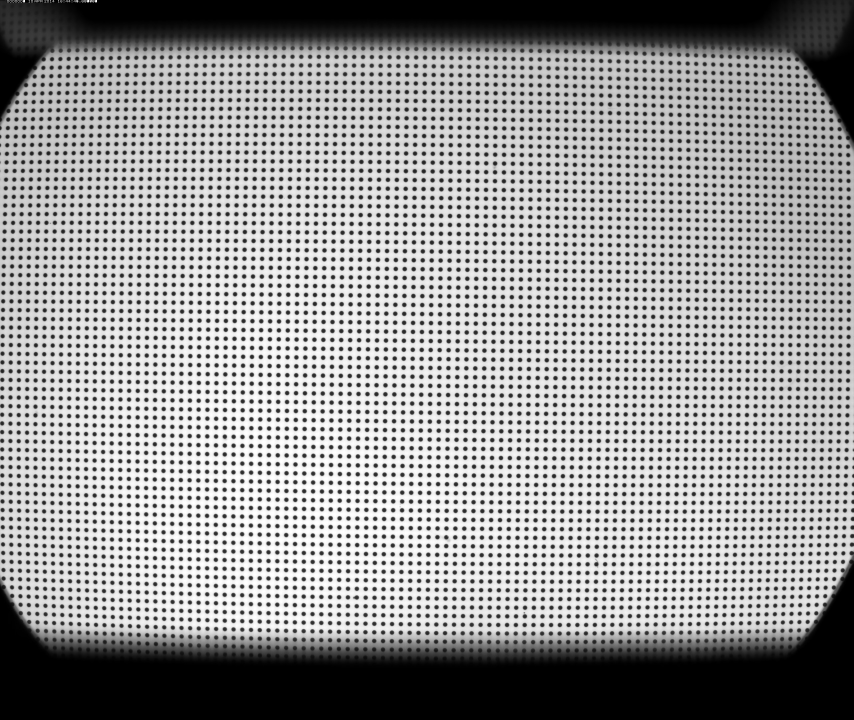
#> input picture vounwarp/data/dot_pattern_01.jpg, 2560 x 2160 px (shown at 1/3 size)
$ python -i preprocessing.py   (imports and definitions only)
#> lines starting #> are read from the running program, lines starting #| are printed output that depends on the picture; after the words box and inside, x2 and y2 are one past the last pixel; in counts of white or black regions, pixels touching at a corner belong together
# ============================================================================
# Copyright (c) 2018 Diamond Light Source Ltd. All rights reserved.
#
# Licensed under the Apache License, Version 2.0 (the "License");
# you may not use this file except in compliance with the License.
# You may obtain a copy of the License at
#
#     http://www.apache.org/licenses/LICENSE-2.0
#
# Unless required by applicable law or agreed to in writing, software
# distributed under the License is distributed on an "AS IS" BASIS,
# WITHOUT WARRANTIES OR CONDITIONS OF ANY KIND, either express or implied.
# See the License for the specific language governing permissions and
# limitations under the License.
# ============================================================================
# Author: Nghia T. Vo
# E-mail: nghia.vo@diamond.ac.uk
# Description: Python implementation of the author's methods of
# distortion correction, Nghia T. Vo et al "Radial lens distortion
# correction with sub-pixel accuracy for X-ray micro-tomography"
# Optics Express 23, 32859-32868 (2015), https://doi.org/10.1364/OE.23.032859
# Publication date: 10th July 2018
# ============================================================================

"""
Module of pre-procesing methods:
- Normalize, binarize an image.
- Determine median dot-size, median distance between two nearest dots,
 and the slopes of grid-lines of a dot-pattern image.
- Remove non-dot objects or misplaced dots.
- Group dot-centroids into horizontal lines and vertical lines.
"""

import numpy as np
from scipy import ndimage as ndi
from scipy.fftpack import fft2, ifft2
from scipy.ndimage.measurements import center_of_mass
from skimage.filters import threshold_otsu
from skimage.segmentation import clear_border
import skimage.morphology as morph
import skimage.measure as meas
from skimage.transform import radon


# [107 lines left out: functions normalization, _make_window, _apply_fft_filter, normalization_fft, not called in this run]


def _select_roi(mat, ratio):
    """
    Select ROI around the middle of an image.

    Parameters
    ----------
    mat : array_like
        2D array.
    ratio : float
        Ratio between the ROI size and the image size.

    Returns
    -------
    array_like
        2D array.
    """
    (height, width) = mat.shape
    ratio = np.clip(ratio, 0.05, 1.0)
    depad_hei = np.int16((height - ratio * height) / 2)
    depad_wid = np.int16((width - ratio * width) / 2)
    mat = mat[depad_hei:height - depad_hei, depad_wid:width - depad_wid]
    return mat


def _invert_dots_contrast(mat):
    """
    Invert the contrast of a 2D binary array to make sure that dots are white.

    Parameters
    ----------
    mat : array_like
        2D binary array.

    Returns
    -------
    array_like
        2D array.
    """
    (height, width) = mat.shape
    ratio = np.sum(mat) / (height * width)
    max_val = np.max(mat)
    if ratio > 0.5:
        mat = max_val - mat
    return mat


def binarization(mat, ratio=0.3, thres=None, denoise=True):
    """
    Apply a list of operations: binarizing an 2D array; inverting the contrast
    of dots if needs to; removing border components; cleaning salty noise;
    and filling holes.

    Parameters
    ----------
    mat : array_like
        2D array.
    ratio : float
        Used to select the ROI around the middle of the image for calculating
        threshold.
    thres : float, optional
        Threshold for binarizing. Automatically calculated if None.

    Returns
    -------
    array_like
        2D binary array.
    """
    if denoise:
        mat = ndi.median_filter(np.abs(mat), (2, 2))
    if thres is None:
        thres = threshold_otsu(_select_roi(mat, ratio), nbins=512)
    mat = np.asarray(mat > thres, dtype=np.float32)
    mat = _invert_dots_contrast(mat)
    mat = clear_border(mat)
    mat = morph.opening(mat, morph.disk(1))
    mat = np.int16(ndi.binary_fill_holes(mat))
    return mat


# [540 lines left out: functions check_num_dots, calc_size_distance, _check_dot_size, select_dots_based_size, _check_axes_ratio, select_dots_based_ratio and 8 more, not called in this run]

>>> import cv2
>>> picture = cv2.imread('../data/dot_pattern_01.jpg', cv2.IMREAD_GRAYSCALE)
#> picture is the input picture: shape (2160, 2560); min 0, max 255, mean 155.3
>>> result = binarization(picture)
#> in _select_roi, `mat = mat[depad_hei:height - depad_hei, depad_wid:width - depad_wid]`:
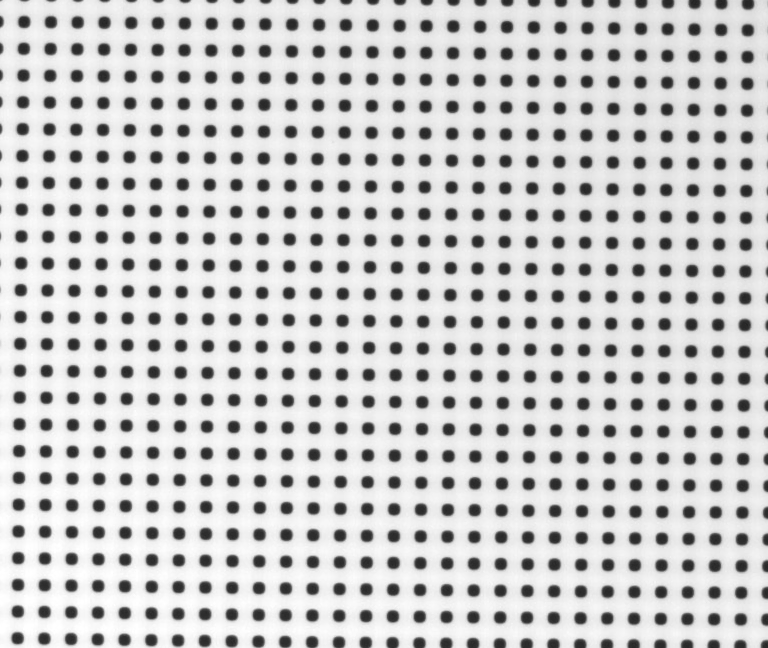
#> mat: shape (648, 768); min 34, max 255, mean 202.1
#> in binarization, `thres = threshold_otsu(_select_roi(mat, ratio), nbins=512)`: thres = 150
#> in binarization, `mat = np.asarray(mat > thres, dtype=np.float32)`:
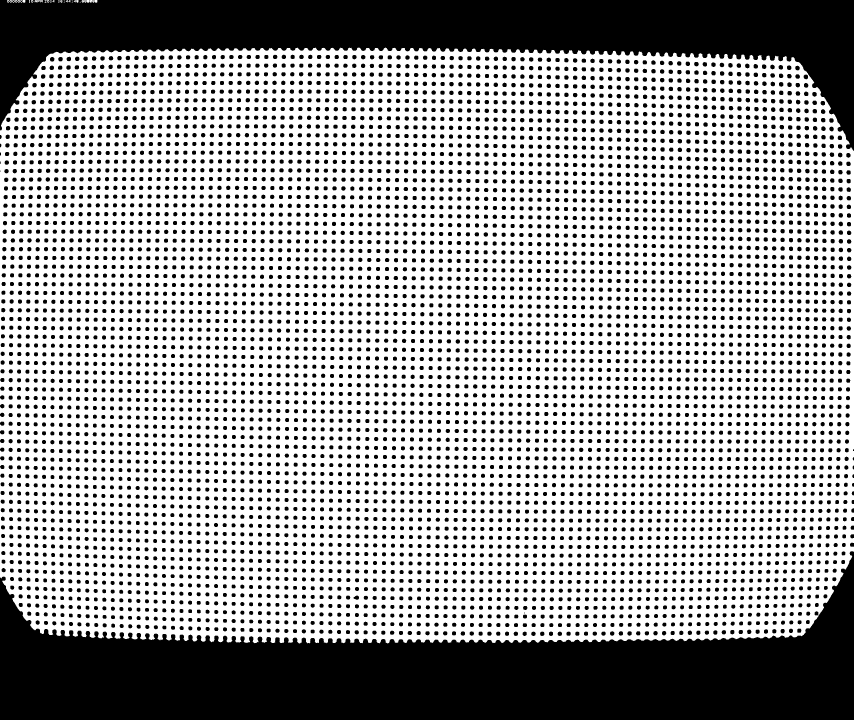
#> mat: shape (2160, 2560) float32 (shown at 1/3 size); values 0 (black) and 1 (white), 65.3% white; 6422 black regions (27 under 20 px), largest, box (x1, y1, x2, y2) and area: (0, 1654, 2560, 2160) 651147, (0, 0, 2560, 452) 440101, (2411, 224, 2424, 238) 151
#> in _invert_dots_contrast, `ratio = np.sum(mat) / (height * width)`: ratio = 0.653
#> in _invert_dots_contrast, `max_val = np.max(mat)`: max_val = 1
#> in binarization, `mat = clear_border(mat)`:
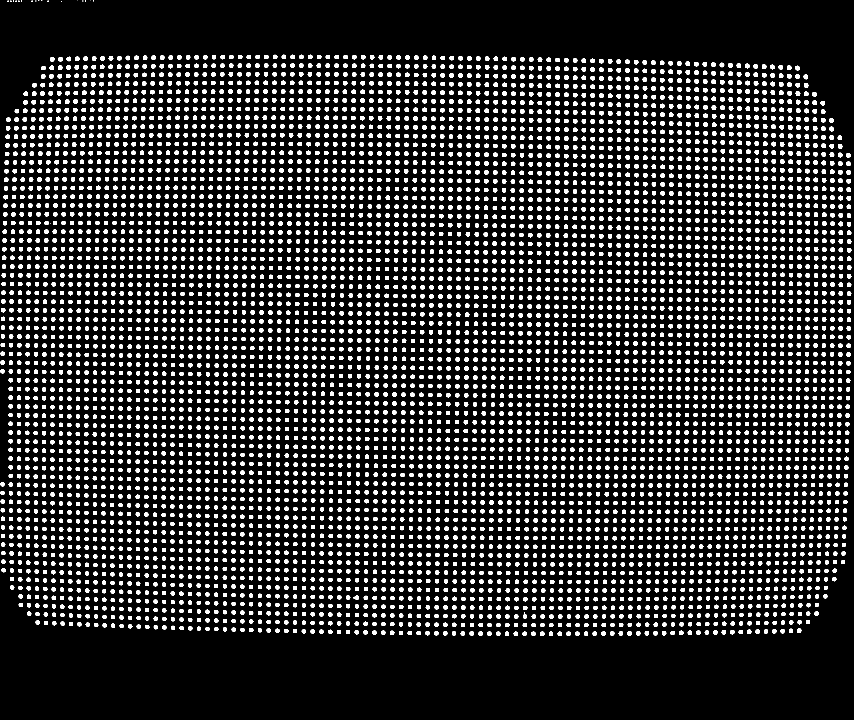
#> mat: shape (2160, 2560) float32 (shown at 1/3 size); values 0 (black) and 1 (white), 14.9% white; 6391 white regions (22 under 20 px), largest, box (x1, y1, x2, y2) and area: (2411, 224, 2424, 238) 151, (2437, 276, 2450, 290) 151, (2361, 196, 2374, 210) 150

$ run again, on vounwarp/data/dot_pattern_02.jpg
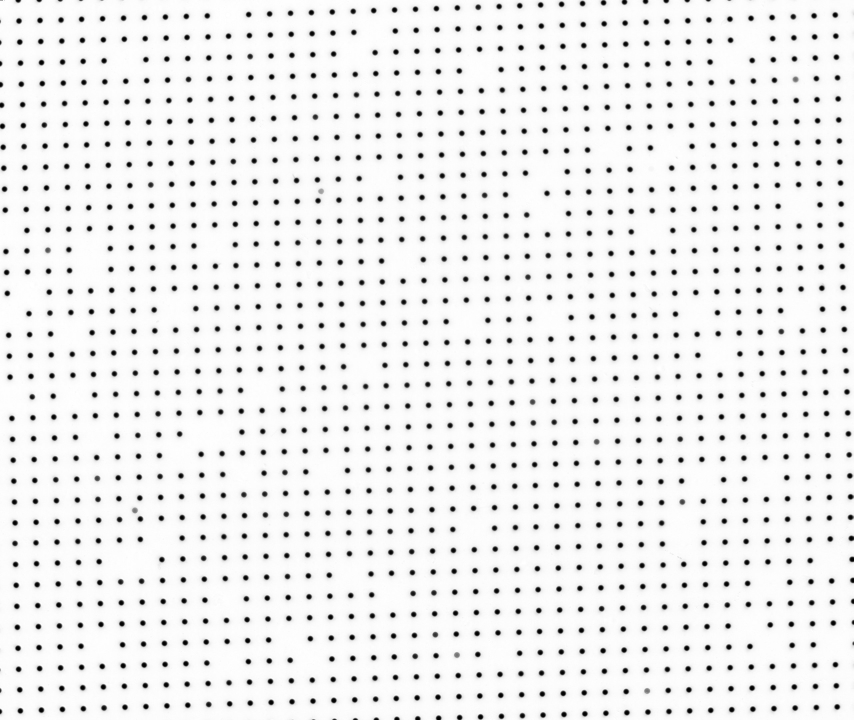
#> input picture vounwarp/data/dot_pattern_02.jpg, 2560 x 2160 px (shown at 1/3 size)
#> picture is the input picture: shape (2160, 2560); min 0, max 255, mean 238.5
#> thres = 154
#> in binarization, `mat = np.asarray(mat > thres, dtype=np.float32)`:
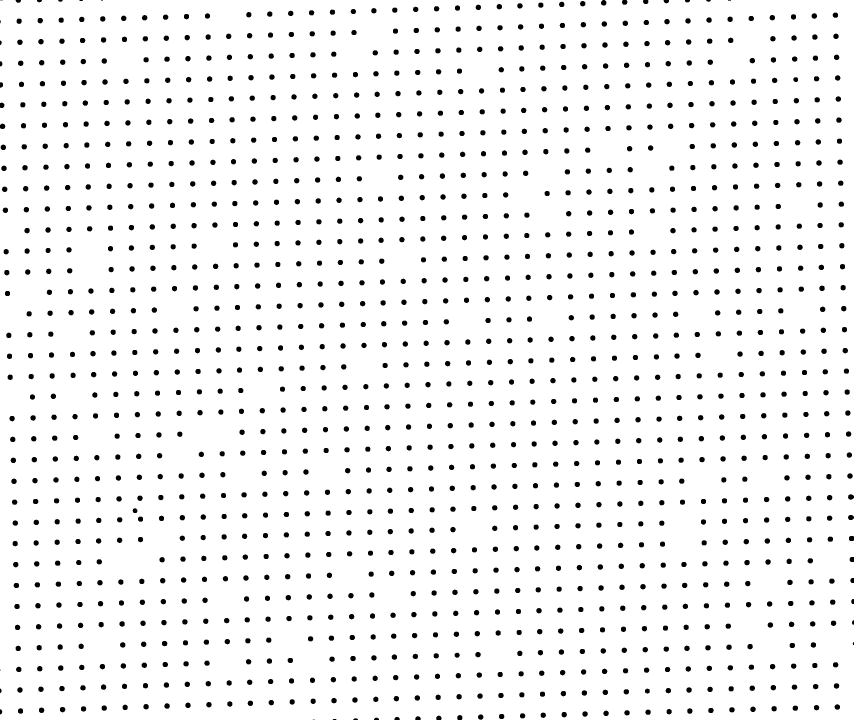
#> mat: shape (2160, 2560) float32 (shown at 1/3 size); values 0 (black) and 1 (white), 95.1% white; 1362 black regions (7 under 20 px), largest, box (x1, y1, x2, y2) and area: (1803, 0, 1819, 17) 214, (2458, 857, 2474, 873) 212, (54, 182, 70, 198) 210
#> ratio = 0.951
#> max_val = 1
#> in binarization, `mat = clear_border(mat)`:
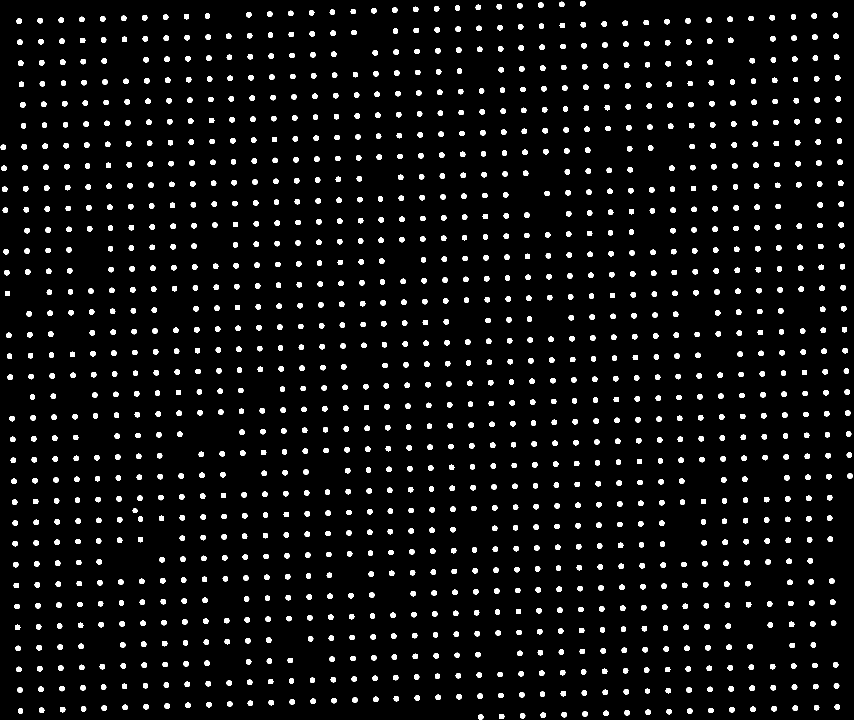
#> mat: shape (2160, 2560) float32 (shown at 1/3 size); values 0 (black) and 1 (white), 4.8% white; 1324 white regions, largest, box (x1, y1, x2, y2) and area: (2458, 857, 2474, 873) 212, (54, 182, 70, 198) 210, (2449, 481, 2465, 497) 210

$ run again, on vounwarp/data/dot_pattern_03.jpg
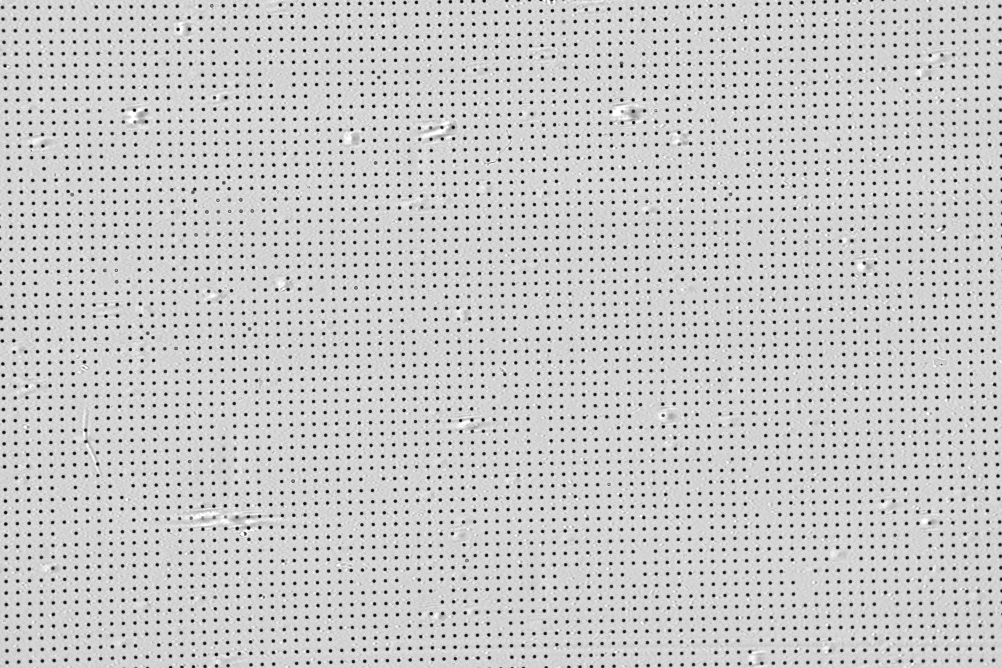
#> input picture vounwarp/data/dot_pattern_03.jpg, 4008 x 2672 px (shown at 1/4 size)
#> picture is the input picture: shape (2672, 4008); min 0, max 255, mean 200.2
#> thres = 136
#> in binarization, `mat = np.asarray(mat > thres, dtype=np.float32)`:
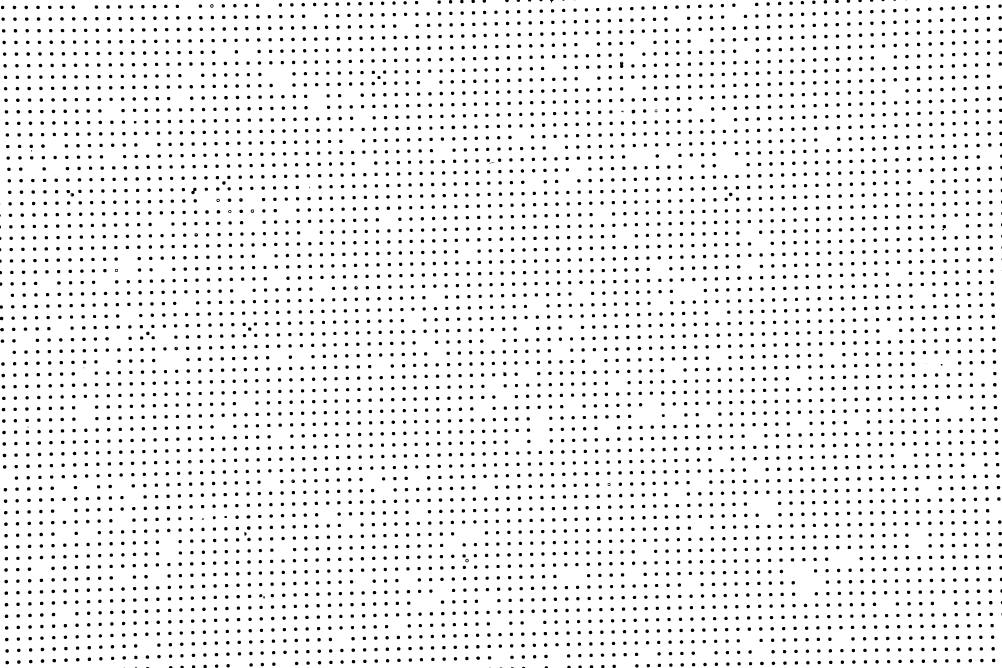
#> mat: shape (2672, 4008) float32 (shown at 1/4 size); values 0 (black) and 1 (white), 93.2% white; 4983 black regions (22 under 20 px), largest, box (x1, y1, x2, y2) and area: (765, 751, 786, 777) 299, (2480, 247, 2493, 272) 275, (751, 110, 766, 125) 183
#> ratio = 0.932
#> max_val = 1
#> in binarization, `mat = clear_border(mat)`:
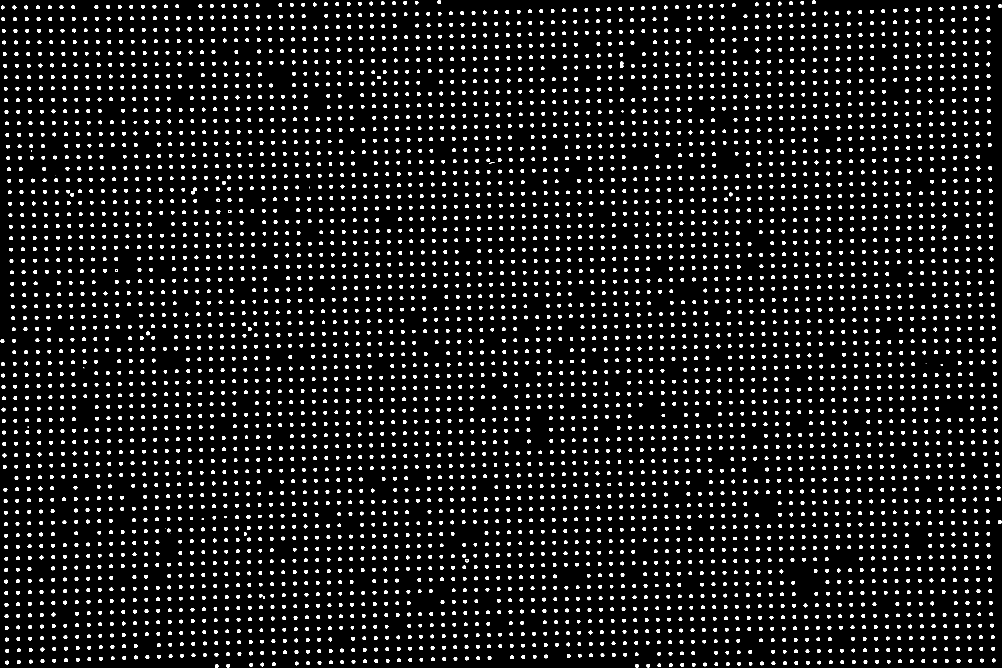
#> mat: shape (2672, 4008) float32 (shown at 1/4 size); values 0 (black) and 1 (white), 6.8% white; 4905 white regions (12 under 20 px), largest, box (x1, y1, x2, y2) and area: (765, 751, 786, 777) 299, (2480, 247, 2493, 272) 275, (751, 110, 766, 125) 183
